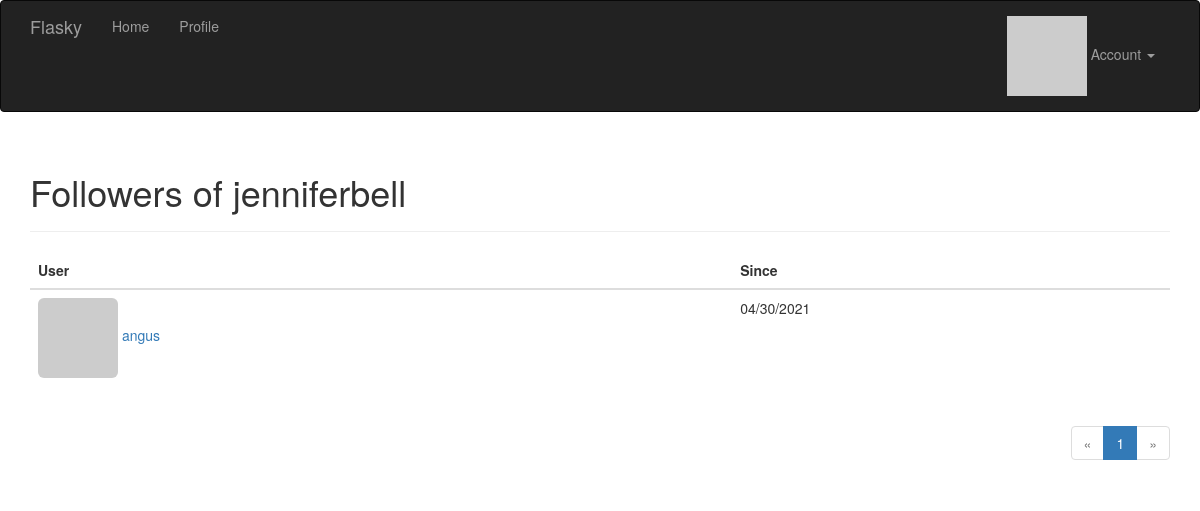
The page /followers/jenniferbell (signed in) on the database its author committed.
### app/models.py (models this page shows, shortened)
class User(UserMixin, db.Model):
    __tablename__ = 'users'
    id = db.Column(db.Integer, primary_key=True)
    username = db.Column(db.String(64), unique=True, index=True)
    email = db.Column(db.String(64), unique=True, index=True)  # 讓使用者可以用email 登入
    role_id = db.Column(db.Integer, db.ForeignKey('roles.id'))
    password_hash = db.Column(db.String(128))
    confirmed = db.Column(db.Boolean, default=False)  # 帳號確認狀態
    name = db.Column(db.String(64))  # 本名
    location = db.Column(db.String(64))
    about_me = db.Column(db.Text())
    member_since = db.Column(db.DateTime(), default=datetime.utcnow)  # 建立時間
    last_seen = db.Column(db.DateTime(), default=datetime.utcnow)  # 上次訪問時間
    avatar_hash = db.Column(db.String(32))  # 儲存頭像URL用
    posts = db.relationship('Post', backref='author', lazy='dynamic')
    followed = db.relationship('Follow', foreign_keys=[Follow.follower_id],
                                         backref=db.backref('follower', lazy='joined'),
                                         lazy='dynamic',
                                         cascade='all, delete-orphan')
    followers = db.relationship('Follow', foreign_keys=[Follow.followed_id],
                                          backref=db.backref('followed', lazy='joined'),
                                          lazy='dynamic',
                                          cascade='all, delete-orphan')
    @property  # property 是只能讀取的屬性特性
    def password(self):
        raise AttributeError('password is not a readable attribute')
    def ping(self):
        self.last_seen = datetime.utcnow()
        db.session.add(self)
    def gravatar_hash(self):  # 產生email MD5 hash值
        return hashlib.md5(self.email.lower().encode('utf-8')).hexdigest()
    def gravatar(self, size=100, default='identicon', rating='g'):  # 產生gravatar的URL
        url = 'https://secure.gravatar.com/avatar'
        hash = self.avatar_hash or self.gravatar_hash()
        return f'{url}/{hash}?s={size}&d={default}&r={rating}'

class Follow(db.Model):
    __tablename__ = 'follows'
    follower_id = db.Column(db.Integer, db.ForeignKey('users.id'), primary_key=True)
    followed_id = db.Column(db.Integer, db.ForeignKey('users.id'), primary_key=True)
    timestamp = db.Column(db.DateTime, default=datetime.utcnow)

### app/main/views.py (the view)
@main.route('/followers/<username>')
def followers(username):
    user = User.query.filter_by(username=username).first()
    if user is None:
        flash('Invalid user.')
        return redirect(url_for('.index'))
    page = request.args.get('page', 1, type=int)
    pagination = user.followers.paginate(
        page, per_page=current_app.config['FLASKY_FOLLOWERS_PER_PAGE'],
        error_out=False)
    follows = [{'user': item.follower, 'timestamp': item.timestamp}
               for item in pagination.items]
    return render_template('followers.html', user=user, title="Followers of",
                           endpoint='.followers', pagination=pagination,
                           follows=follows)

### app/auth/views.py (called while the page is built)
@auth.before_app_request  # 註冊成全域的裝飾器
def before_request():
    if current_user.is_authenticated:  # 如果使用者有登入下的判斷
        current_user.ping()  # 每次都執行 更新上次登入時間
        if not current_user.confirmed and request.endpoint \
            and request.blueprint != 'auth' and request.endpoint != 'static':
            return redirect(url_for('auth.unconfirmed'))

### app/main/__init__.py (called while the page is built)
@main.app_context_processor
def inject_permissions():
    return dict(Permission=Permission)

### app/models.py (called while the page is built)
@login_manager.user_loader  # 向flask-login 註冊此函式
def load_user(user_id):
    return User.query.get(int(user_id))

### app/templates/followers.html (shortened to what this page needs)
{% extends "base.html" %}
{% import "_macros.html" as macros %}
{% block page_content %}
<div class="page-header">
    <h1>{{ title }} {{ user.username }}</h1>
</div>
<table class="table table-hover followers">
    <thead><tr><th>User</th><th>Since</th></tr></thead>
    {% for follow in follows %}
    {% if follow.user != user %}
    <tr>
        <td>
            <a href="{{ url_for('.user', username = follow.user.username) }}">
                <img class="img-rounded" src="{{ follow.user.gravatar(size=32) }}">
                {{ follow.user.username }}
            </a>
        </td>
        <td>{{ moment(follow.timestamp).format('L') }}</td>
    </tr>
    {% endif %}
    {% endfor %}
</table>
<div class="pagination">
    {{ macros.pagination_widget(pagination, endpoint, username = user.username) }}
</div>
{% endblock %}

### app/static/styles.css (style rules this page uses)
div.pagination { width: 100%; text-align: right; padding: 0px; margin: 0px; }

### rows shown on the page
User: username "jenniferbell"
User: user.username "angus"
Follow: timestamp "04/30/2021"

### other values the page prints
{{ title }} "Followers of"
{{ p }} "1"
